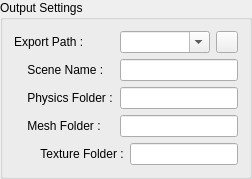
    <widget class="QGroupBox" name="groupBox_OutputSettings">
     <property name="title">
      <string>Output Settings</string>
     </property>
     <property name="flat">
      <bool>false</bool>
     </property>
     <property name="checkable">
      <bool>false</bool>
     </property>
     <layout class="QVBoxLayout" name="verticalLayout_2">
      <item>
       <layout class="QHBoxLayout" name="horizontalLayout_15">
        <item>
         <widget class="QLabel" name="label_16">
          <property name="minimumSize">
           <size>
            <width>100</width>
            <height>0</height>
           </size>
          </property>
          <property name="toolTip">
           <string>Workspace directory, where project will be exported.</string>
          </property>
          <property name="text">
           <string>Export Path :</string>
          </property>
         </widget>
        </item>
        <item>
         <widget class="QComboBox" name="comboBox_WorkPath">
          <property name="sizePolicy">
           <sizepolicy hsizetype="Expanding" vsizetype="Fixed">
            <horstretch>0</horstretch>
            <verstretch>0</verstretch>
           </sizepolicy>
          </property>
          <property name="toolTip">
           <string>Workspace directory, where the project will be exported.</string>
          </property>
          <property name="editable">
           <bool>true</bool>
          </property>
          <property name="insertPolicy">
           <enum>QComboBox::InsertAtBottom</enum>
          </property>
         </widget>
        </item>
        <item>
         <widget class="QPushButton" name="pushButton_WorkPath">
          <property name="minimumSize">
           <size>
            <width>0</width>
            <height>0</height>
           </size>
          </property>
          <property name="maximumSize">
           <size>
            <width>22</width>
            <height>22</height>
           </size>
          </property>
          <property name="text">
           <string/>
          </property>
          <property name="icon">
           <iconset resource="images.qrc">
            <normaloff>:/Resources/folder.png</normaloff>:/Resources/folder.png</iconset>
          </property>
          <property name="iconSize">
           <size>
            <width>14</width>
            <height>14</height>
           </size>
          </property>
         </widget>
        </item>
       </layout>
      </item>
      <item>
       <layout class="QHBoxLayout" name="horizontalLayout_25">
        <item>
         <widget class="QLabel" name="label_19">
          <property name="minimumSize">
           <size>
            <width>100</width>
            <height>0</height>
           </size>
          </property>
          <property name="toolTip">
           <string>Give the scene a name.</string>
          </property>
          <property name="text">
           <string>    Scene Name :</string>
          </property>
         </widget>
        </item>
        <item>
         <widget class="QLineEdit" name="lineEdit_LayerOutput">
          <property name="sizePolicy">
           <sizepolicy hsizetype="Expanding" vsizetype="Fixed">
            <horstretch>0</horstretch>
            <verstretch>0</verstretch>
           </sizepolicy>
          </property>
          <property name="toolTip">
           <string>Give the scene a name.</string>
          </property>
          <property name="editable" stdset="0">
           <bool>true</bool>
          </property>
         </widget>
        </item>
       </layout>
      </item>
      <item>
       <layout class="QHBoxLayout" name="horizontalLayout_26">
        <item>
         <widget class="QLabel" name="label_20">
          <property name="minimumSize">
           <size>
            <width>100</width>
            <height>0</height>
           </size>
          </property>
          <property name="toolTip">
           <string>Physics output directory.</string>
          </property>
          <property name="text">
           <string>    Physics Folder :</string>
          </property>
         </widget>
        </item>
        <item>
         <widget class="QLineEdit" name="lineEdit_PhysicsOutput">
          <property name="sizePolicy">
           <sizepolicy hsizetype="Expanding" vsizetype="Fixed">
            <horstretch>0</horstretch>
            <verstretch>0</verstretch>
           </sizepolicy>
          </property>
          <property name="toolTip">
           <string>Physics output path, don't use slash at the end. It will be appended by exporter.</string>
          </property>
          <property name="editable" stdset="0">
           <bool>true</bool>
          </property>
         </widget>
        </item>
       </layout>
      </item>
      <item>
       <layout class="QHBoxLayout" name="horizontalLayout_19">
        <item>
         <widget class="QLabel" name="label_18">
          <property name="minimumSize">
           <size>
            <width>100</width>
            <height>0</height>
           </size>
          </property>
          <property name="toolTip">
           <string>Mesh output directory.</string>
          </property>
          <property name="text">
           <string>    Mesh Folder :</string>
          </property>
         </widget>
        </item>
        <item>
         <widget class="QLineEdit" name="lineEdit_MeshOutput">
          <property name="sizePolicy">
           <sizepolicy hsizetype="Expanding" vsizetype="Fixed">
            <horstretch>0</horstretch>
            <verstretch>0</verstretch>
           </sizepolicy>
          </property>
          <property name="toolTip">
           <string>Mesh output path.</string>
          </property>
          <property name="editable" stdset="0">
           <bool>true</bool>
          </property>
         </widget>
        </item>
       </layout>
      </item>
      <item>
       <layout class="QHBoxLayout" name="horizontalLayout_16">
        <item>
         <widget class="QLabel" name="label_17">
          <property name="minimumSize">
           <size>
            <width>100</width>
            <height>0</height>
           </size>
          </property>
          <property name="toolTip">
           <string>Texture output directory.</string>
          </property>
          <property name="text">
           <string>        Texture Folder :</string>
          </property>
         </widget>
        </item>
        <item>
         <widget class="QLineEdit" name="lineEdit_TextureOutput">
          <property name="sizePolicy">
           <sizepolicy hsizetype="Expanding" vsizetype="Fixed">
            <horstretch>0</horstretch>
            <verstretch>0</verstretch>
           </sizepolicy>
          </property>
          <property name="toolTip">
           <string>Texture is referenced as meshOutputPath + texturePath + textureName.</string>
          </property>
          <property name="editable" stdset="0">
           <bool>true</bool>
          </property>
         </widget>
        </item>
       </layout>
      </item>
     </layout>
    </widget>
